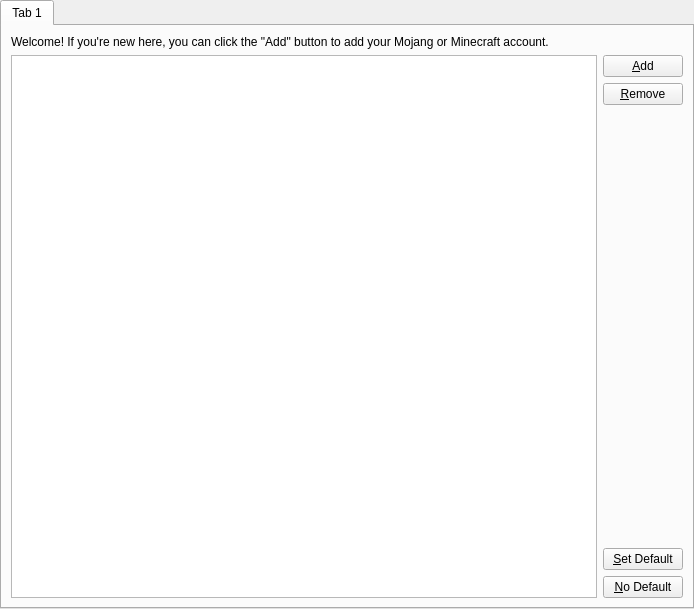
<?xml version="1.0" encoding="UTF-8"?>
<ui version="4.0">
 <class>AccountListPage</class>
 <widget class="QWidget" name="AccountListPage">
  <property name="geometry">
   <rect>
    <x>0</x>
    <y>0</y>
    <width>694</width>
    <height>609</height>
   </rect>
  </property>
  <layout class="QVBoxLayout" name="verticalLayout_2">
   <property name="leftMargin">
    <number>0</number>
   </property>
   <property name="topMargin">
    <number>0</number>
   </property>
   <property name="rightMargin">
    <number>0</number>
   </property>
   <property name="bottomMargin">
    <number>0</number>
   </property>
   <item>
    <widget class="QTabWidget" name="tabWidget">
     <property name="currentIndex">
      <number>0</number>
     </property>
     <widget class="QWidget" name="tab">
      <attribute name="title">
       <string notr="true">Tab 1</string>
      </attribute>
      <layout class="QVBoxLayout" name="verticalLayout">
       <item>
        <widget class="QLabel" name="welcomeLabel">
         <property name="text">
          <string>&lt;html&gt;&lt;head/&gt;&lt;body&gt;&lt;p&gt;Welcome! If you're new here, you can click the &amp;quot;Add&amp;quot; button to add your Mojang or Minecraft account.&lt;/p&gt;&lt;/body&gt;&lt;/html&gt;</string>
         </property>
         <property name="wordWrap">
          <bool>true</bool>
         </property>
        </widget>
       </item>
       <item>
        <layout class="QHBoxLayout" name="horizontalLayout">
         <item>
          <widget class="QTreeView" name="listView"/>
         </item>
         <item>
          <layout class="QVBoxLayout" name="manageAcctsBtnBox">
           <item>
            <widget class="QPushButton" name="addAccountBtn">
             <property name="text">
              <string>&amp;Add</string>
             </property>
            </widget>
           </item>
           <item>
            <widget class="QPushButton" name="rmAccountBtn">
             <property name="text">
              <string>&amp;Remove</string>
             </property>
            </widget>
           </item>
           <item>
            <spacer name="buttonSpacer">
             <property name="orientation">
              <enum>Qt::Vertical</enum>
             </property>
             <property name="sizeHint" stdset="0">
              <size>
               <width>20</width>
               <height>40</height>
              </size>
             </property>
            </spacer>
           </item>
           <item>
            <widget class="QPushButton" name="setDefaultBtn">
             <property name="toolTip">
              <string>&lt;html&gt;&lt;head/&gt;&lt;body&gt;&lt;p&gt;Set the currently selected account as the active account. The active account is the account that is used to log in (unless it is overridden in an instance-specific setting).&lt;/p&gt;&lt;/body&gt;&lt;/html&gt;</string>
             </property>
             <property name="text">
              <string>&amp;Set Default</string>
             </property>
            </widget>
           </item>
           <item>
            <widget class="QPushButton" name="noDefaultBtn">
             <property name="toolTip">
              <string>Set no default account. This will cause MultiMC to prompt you to select an account every time you launch an instance that doesn't have its own default set.</string>
             </property>
             <property name="text">
              <string>&amp;No Default</string>
             </property>
            </widget>
           </item>
          </layout>
         </item>
        </layout>
       </item>
      </layout>
     </widget>
    </widget>
   </item>
  </layout>
 </widget>
 <resources/>
 <connections/>
</ui>
